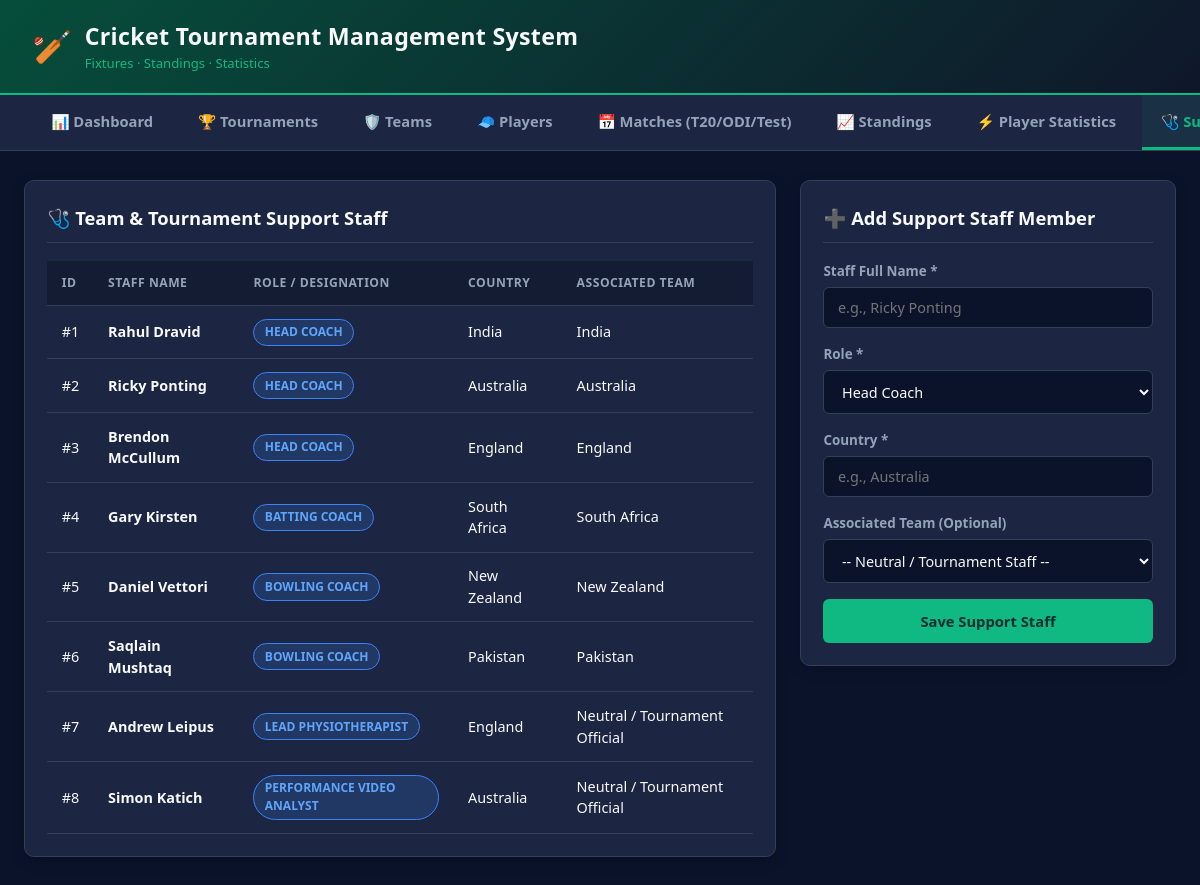
Page /index.php?page=staff on the committed database.
### tables this page shows
CREATE TABLE IF NOT EXISTS support_staff (
    staff_id   INT UNSIGNED NOT NULL AUTO_INCREMENT,
    staff_name VARCHAR(120) NOT NULL,
    role       VARCHAR(80)  NOT NULL,
    country    VARCHAR(80)  NOT NULL,
    team_id    INT UNSIGNED NULL,
    PRIMARY KEY (staff_id),
    KEY idx_staff_team (team_id),
    CONSTRAINT fk_support_staff_team
        FOREIGN KEY (team_id) REFERENCES teams (team_id)
        ON DELETE SET NULL
);

CREATE TABLE IF NOT EXISTS teams (
    team_id     INT UNSIGNED NOT NULL AUTO_INCREMENT,
    team_name   VARCHAR(100) NOT NULL,
    country     VARCHAR(100) NOT NULL,
    PRIMARY KEY (team_id),
    UNIQUE KEY uq_teams_name (team_name)
);

### app/Core/Controller.php (called while the page is built, shortened)
<?php
abstract class Controller
{
    protected function view(string $template, array $data = []): void
    {
        extract($data, EXTR_SKIP);
        require BASE_PATH . '/views/' . $template . '.php';
        require BASE_PATH . '/views/layout.php';
    }
}

### app/Controllers/StaffController.php (called while the page is built, shortened)
<?php
final class StaffController extends Controller
{
    public function index(): void
    {
        $staff = new StaffRepository();
        $teams = new TeamRepository();
        $this->view('staff', [
            'activePage' => 'staff',
            'staffList'  => $staff->all(),
            'teams'      => $teams->all(),
        ]);
    }
}

### public/index.php (called while the page is built, shortened)
<?php
require dirname(__DIR__) . '/app/autoload.php';
$pages = [
    'dashboard'   => [DashboardController::class, 'index'],
    'tournaments' => [TournamentController::class, 'index'],
    'teams'       => [TeamController::class, 'index'],
    'players'     => [PlayerController::class, 'index'],
    'matches'     => [MatchController::class, 'index'],
    'standings'   => [StandingsController::class, 'index'],
    'stats'       => [StatsController::class, 'index'],
    'staff'       => [StaffController::class, 'index'],
];
try {
    $page = (string) ($_GET['page'] ?? 'dashboard');
    [$class, $method] = $pages[$page];
    (new $class())->{$method}();
} catch (Throwable $error) {
    renderErrorPage($error);
}

### app/Repositories/StaffRepository.php (called while the page is built, shortened)
<?php
final class StaffRepository
{
    private PDO $db;
    public function __construct(?PDO $db = null)
    {
        $this->db = $db ?? Database::connect();
    }
    public function all(): array
    {
        $stmt = $this->db->query(
            'SELECT s.staff_id,
                    s.staff_name,
                    s.role,
                    s.country,
                    t.team_name
             FROM support_staff s
             LEFT JOIN teams t ON s.team_id = t.team_id
             ORDER BY s.staff_id'
        );
        return $stmt->fetchAll();
    }
}

### app/autoload.php (called while the page is built, shortened)
<?php
spl_autoload_register(function (string $class): void {
    $prefix = 'App\\';
    $relativeClass = substr($class, strlen($prefix));
    $file = BASE_PATH . '/app/' . str_replace('\\', '/', $relativeClass) . '.php';
});
function e($value): string
{
    return htmlspecialchars((string) $value, ENT_QUOTES, 'UTF-8');
}

### config/config.php (called while the page is built)
<?php
return [
    'db' => [
        'host'    => getenv('DB_HOST') ?: 'localhost',
        'user'    => getenv('DB_USER') ?: 'root',
        'password' => getenv('DB_PASSWORD') ?: '',
        'name'    => getenv('DB_NAME') ?: 'cricket_tournament',
        'charset' => 'utf8mb4',
    ],
    'app' => [
        'name'  => 'Cricket Tournament Management System',
        'debug' => filter_var(getenv('APP_DEBUG') ?: '1', FILTER_VALIDATE_BOOLEAN),
    ],
];

### app/Core/Database.php (called while the page is built, shortened)
<?php
final class Database
{
    private static ?PDO $connection = null;
    public static function connect(): PDO
    {
        if (self::$connection instanceof PDO) {
            return self::$connection;
        }
        $config = self::config();
        $dsn = sprintf(
            'mysql:host=%s;dbname=%s;charset=%s',
            $config['host'],
            $config['name'],
            $config['charset']
        );
        try {
            self::$connection = new PDO($dsn, $config['user'], $config['password'], [
                PDO::ATTR_ERRMODE            => PDO::ERRMODE_EXCEPTION,
                PDO::ATTR_DEFAULT_FETCH_MODE => PDO::FETCH_ASSOC,
                PDO::ATTR_EMULATE_PREPARES   => false,
            ]);
        } catch (PDOException $e) {
            throw new RuntimeException(
                'Database connection failed: ' . $e->getMessage(),
                0,
                $e
            );
        }
        return self::$connection;
    }
    private static function config(): array
    {
        $config = require BASE_PATH . '/config/config.php';
        return $config['db'];
    }
}

### views/staff.php (the view, shortened to what this page needs)
<?php
$staffList = $staffList ?? [];
?>
<div class="layout-split">
    <div class="card">
        <div class="card-header">
            <div class="card-title">🩺 Team & Tournament Support Staff</div>
        </div>
        <div class="table-wrapper">
            <table>
                <thead>
                    <tr>
                        <th>ID</th>
                        <th>Staff Name</th>
                        <th>Role / Designation</th>
                        <th>Country</th>
                        <th>Associated Team</th>
                    </tr>
                </thead>
                <tbody>
                    <?php foreach ($staffList as $member): ?>
                        <tr>
                            <td>#<?= (int) $member['staff_id'] ?></td>
                            <td><strong><?= e($member['staff_name']) ?></strong></td>
                            <td><span class="badge badge-odi"><?= e($member['role']) ?></span></td>
                            <td><?= e($member['country']) ?></td>
                            <td><?= e($member['team_name'] ?: 'Neutral / Tournament Official') ?></td>
                        </tr>
                    <?php endforeach; ?>
                </tbody>
            </table>
        </div>
    </div>
    <div class="card">
        <div class="card-header">
            <div class="card-title">➕ Add Support Staff Member</div>
        </div>
        <form action="index.php" method="POST">
            <div class="form-group">
                <label>Staff Full Name *</label>
                <input type="text" name="staff_name" class="form-control"
                       placeholder="e.g., Ricky Ponting" required>
            </div>
            <div class="form-group">
                <label>Role *</label>
                <select name="role" class="form-control" required>
                    <option value="Head Coach">Head Coach</option>
                </select>
            </div>
            <div class="form-group">
                <label>Country *</label>
                <input type="text" name="country" class="form-control"
                       placeholder="e.g., Australia" required>
            </div>
            <div class="form-group">
                <label>Associated Team (Optional)</label>
                <select name="team_id" class="form-control">
                    <option value="">-- Neutral / Tournament Staff --</option>
                </select>
            </div>
            <button type="submit" class="btn-submit">Save Support Staff</button>
        </form>
    </div>
</div>

### public/assets/css/style.css (style rules this page uses)
:root { --bg-dark: #0b132b; --bg-card: #1c2541; --bg-surface: #253256; --emerald: #10b981; --emerald-dark: #059669; --gold: #f59e0b; --text-light: #f8fafc; --text-muted: #94a3b8; --danger: #ef4444; --border: #334155; }
* { box-sizing: border-box; margin: 0; padding: 0; font-family: 'Segoe UI', system-ui, -apple-system, sans-serif; }
body { background-color: var(--bg-dark); color: var(--text-light); line-height: 1.5; min-height: 100vh; }
.layout-split { display: grid; grid-template-columns: 2fr 1fr; gap: 1.5rem; align-items: start; }
.card { background-color: var(--bg-card); border: 1px solid var(--border); border-radius: 10px; padding: 1.4rem; margin-bottom: 1.5rem; box-shadow: 0 4px 14px rgba(0, 0, 0, 0.2); }
.card-header { display: flex; justify-content: space-between; align-items: center; margin-bottom: 1.1rem; padding-bottom: 0.7rem; border-bottom: 1px solid var(--border); flex-wrap: wrap; gap: 0.8rem; }
.card-title { font-size: 1.15rem; font-weight: 700; color: var(--text-light); display: flex; align-items: center; gap: 0.5rem; }
.table-wrapper { overflow-x: auto; }
table { width: 100%; border-collapse: collapse; font-size: 0.9rem; }
th, td { padding: 0.8rem 0.9rem; text-align: left; border-bottom: 1px solid var(--border); }
th { background-color: rgba(15, 23, 42, 0.6); color: var(--text-muted); font-weight: 600; text-transform: uppercase; font-size: 0.76rem; letter-spacing: 0.5px; }
.badge { display: inline-block; padding: 0.22rem 0.65rem; border-radius: 999px; font-size: 0.75rem; font-weight: 700; text-transform: uppercase; }
.badge-odi { background: rgba(59, 130, 246, 0.2); color: #60a5fa; border: 1px solid #3b82f6; }
.form-group { margin-bottom: 1rem; }
.form-group label { display: block; font-size: 0.84rem; font-weight: 600; color: var(--text-muted); margin-bottom: 0.35rem; }
.form-control { width: 100%; padding: 0.65rem 0.85rem; background-color: var(--bg-dark); border: 1px solid var(--border); border-radius: 6px; color: var(--text-light); font-size: 0.9rem; }
.btn-submit { width: 100%; background-color: var(--emerald); color: #042f2e; font-weight: 700; border: none; padding: 0.75rem 1rem; border-radius: 6px; cursor: pointer; font-size: 0.92rem; transition: background 0.2s; }

### rows in the picture
support_staff: staff_id "1", staff_name "Rahul Dravid", role "HEAD COACH", country "India", team.team_name "India"
support_staff: staff_id "2", staff_name "Ricky Ponting", role "HEAD COACH", country "Australia", team.team_name "Australia"
support_staff: staff_id "3", staff_name "Brendon McCullum", role "HEAD COACH", country "England", team.team_name "England"
support_staff: staff_id "4", staff_name "Gary Kirsten", role "BATTING COACH", country "South Africa", team.team_name "South Africa"
support_staff: staff_id "5", staff_name "Daniel Vettori", role "BOWLING COACH", country "New Zealand", team.team_name "New Zealand"
support_staff: staff_id "6", staff_name "Saqlain Mushtaq", role "BOWLING COACH", country "Pakistan", team.team_name "Pakistan"
support_staff: staff_id "7", staff_name "Andrew Leipus", role "LEAD PHYSIOTHERAPIST", country "England", team_name "Neutral / Tournament Official"
support_staff: staff_id "8", staff_name "Simon Katich", role "PERFORMANCE VIDEO ANALYST", country "Australia", team_name "Neutral / Tournament Official"

### other values in the picture
$tabLabel "📊 Dashboard"
$tabLabel "🏆 Tournaments"
$tabLabel "🛡️ Teams"
$tabLabel "🧢 Players"
$tabLabel "📅 Matches (T20/ODI/Test)"
$tabLabel "📈 Standings"
$tabLabel "⚡ Player Statistics"
$tabLabel "🩺…"
